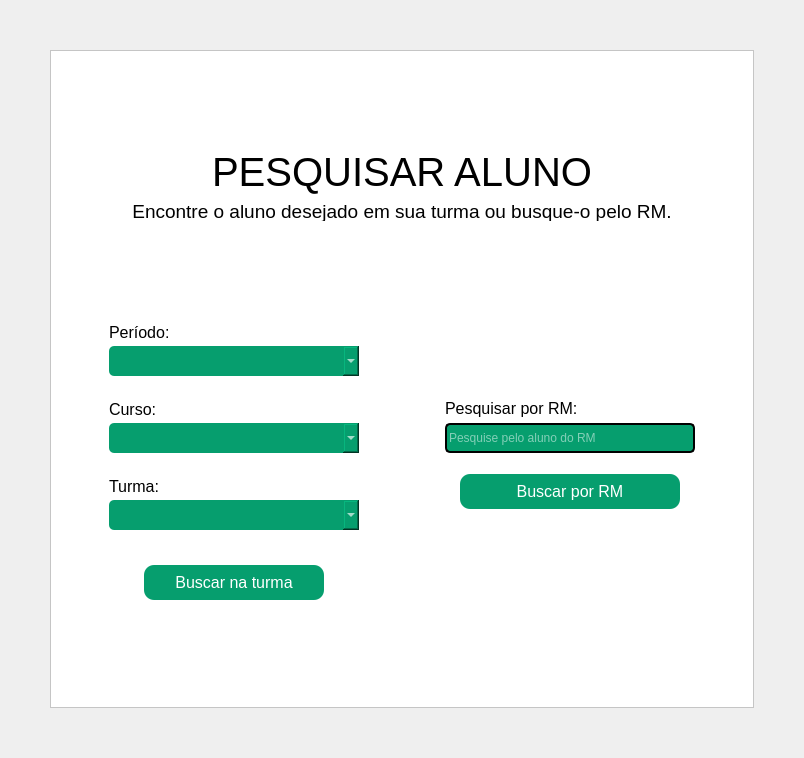
         <widget class="QWidget" name="pg_Pesquisar">
          <layout class="QGridLayout" name="gridLayout_12">
           <property name="leftMargin">
            <number>50</number>
           </property>
           <property name="topMargin">
            <number>50</number>
           </property>
           <property name="rightMargin">
            <number>50</number>
           </property>
           <property name="bottomMargin">
            <number>50</number>
           </property>
           <property name="spacing">
            <number>0</number>
           </property>
           <item row="0" column="0">
            <widget class="QFrame" name="frame_7">
             <property name="styleSheet">
              <string notr="true">background-color: rgb(255, 255, 255);</string>
             </property>
             <property name="frameShape">
              <enum>QFrame::StyledPanel</enum>
             </property>
             <property name="frameShadow">
              <enum>QFrame::Raised</enum>
             </property>
             <layout class="QGridLayout" name="gridLayout_13">
              <item row="0" column="1">
               <widget class="QWidget" name="widget_9" native="true">
                <layout class="QVBoxLayout" name="verticalLayout_14">
                 <item>
                  <spacer name="verticalSpacer_13">
                   <property name="orientation">
                    <enum>Qt::Vertical</enum>
                   </property>
                   <property name="sizeHint" stdset="0">
                    <size>
                     <width>20</width>
                     <height>40</height>
                    </size>
                   </property>
                  </spacer>
                 </item>
                 <item>
                  <layout class="QVBoxLayout" name="verticalLayout_11">
                   <item>
                    <spacer name="verticalSpacer_11">
                     <property name="orientation">
                      <enum>Qt::Vertical</enum>
                     </property>
                     <property name="sizeHint" stdset="0">
                      <size>
                       <width>20</width>
                       <height>40</height>
                      </size>
                     </property>
                    </spacer>
                   </item>
                   <item>
                    <widget class="QLabel" name="label_23">
                     <property name="maximumSize">
                      <size>
                       <width>16777215</width>
                       <height>50</height>
                      </size>
                     </property>
                     <property name="font">
                      <font>
                       <family>Arial</family>
                       <pointsize>30</pointsize>
                      </font>
                     </property>
                     <property name="text">
                      <string>PESQUISAR ALUNO</string>
                     </property>
                     <property name="alignment">
                      <set>Qt::AlignCenter</set>
                     </property>
                    </widget>
                   </item>
                   <item>
                    <widget class="QLabel" name="label_24">
                     <property name="maximumSize">
                      <size>
                       <width>16777215</width>
                       <height>20</height>
                      </size>
                     </property>
                     <property name="font">
                      <font>
                       <family>Arial</family>
                       <pointsize>14</pointsize>
                      </font>
                     </property>
                     <property name="text">
                      <string>Encontre o aluno desejado em sua turma ou busque-o pelo RM.</string>
                     </property>
                     <property name="alignment">
                      <set>Qt::AlignCenter</set>
                     </property>
                    </widget>
                   </item>
                  </layout>
                 </item>
                 <item>
                  <spacer name="verticalSpacer_12">
                   <property name="orientation">
                    <enum>Qt::Vertical</enum>
                   </property>
                   <property name="sizeHint" stdset="0">
                    <size>
                     <width>20</width>
                     <height>40</height>
                    </size>
                   </property>
                  </spacer>
                 </item>
                </layout>
               </widget>
              </item>
              <item row="1" column="2">
               <spacer name="horizontalSpacer_25">
                <property name="orientation">
                 <enum>Qt::Horizontal</enum>
                </property>
                <property name="sizeHint" stdset="0">
                 <size>
                  <width>40</width>
                  <height>20</height>
                 </size>
                </property>
               </spacer>
              </item>
              <item row="1" column="0">
               <spacer name="horizontalSpacer_24">
                <property name="orientation">
                 <enum>Qt::Horizontal</enum>
                </property>
                <property name="sizeHint" stdset="0">
                 <size>
                  <width>40</width>
                  <height>20</height>
                 </size>
                </property>
               </spacer>
              </item>
              <item row="1" column="1">
               <widget class="QWidget" name="widget_10" native="true">
                <layout class="QGridLayout" name="gridLayout_14">
                 <item row="1" column="0" rowspan="2">
                  <layout class="QVBoxLayout" name="verticalLayout_23">
                   <item>
                    <layout class="QVBoxLayout" name="verticalLayout_6">
                     <property name="bottomMargin">
                      <number>20</number>
                     </property>
                     <item>
                      <widget class="QLabel" name="label_25">
                       <property name="maximumSize">
                        <size>
                         <width>16777215</width>
                         <height>15</height>
                        </size>
                       </property>
                       <property name="font">
                        <font>
                         <family>Arial</family>
                         <pointsize>12</pointsize>
                        </font>
                       </property>
                       <property name="text">
                        <string>Período:</string>
                       </property>
                       <property name="margin">
                        <number>0</number>
                       </property>
                      </widget>
                     </item>
                     <item>
                      <widget class="QComboBox" name="cboxPeriodo_PgPesquisar">
                       <property name="minimumSize">
                        <size>
                         <width>250</width>
                         <height>30</height>
                        </size>
                       </property>
                       <property name="styleSheet">
                        <string notr="true">QComboBox{
	background-color:#069E6E;
	border-color:#069E6E;
	color: #ffffff;
	border-radius:5px;
}</string>
                       </property>
                       <property name="placeholderText">
                        <string/>
                       </property>
                      </widget>
                     </item>
                    </layout>
                   </item>
                   <item>
                    <layout class="QVBoxLayout" name="verticalLayout_12">
                     <property name="bottomMargin">
                      <number>20</number>
                     </property>
                     <item>
                      <widget class="QLabel" name="label_27">
                       <property name="maximumSize">
                        <size>
                         <width>16777215</width>
                         <height>15</height>
                        </size>
                       </property>
                       <property name="font">
                        <font>
                         <family>Arial</family>
                         <pointsize>12</pointsize>
                        </font>
                       </property>
                       <property name="text">
                        <string>Curso:</string>
                       </property>
                      </widget>
                     </item>
                     <item>
                      <widget class="QComboBox" name="cboxCurso_PgPesquisar">
                       <property name="minimumSize">
                        <size>
                         <width>0</width>
                         <height>30</height>
                        </size>
                       </property>
                       <property name="styleSheet">
                        <string notr="true">QComboBox{
	background-color:#069E6E;
	border-color:#069E6E;
	color: #ffffff;
	border-radius:5px;
}

</string>
                       </property>
                      </widget>
                     </item>
                    </layout>
                   </item>
                   <item>
                    <layout class="QVBoxLayout" name="verticalLayout_22">
                     <property name="bottomMargin">
                      <number>20</number>
                     </property>
                     <item>
                      <widget class="QLabel" name="label_26">
                       <property name="maximumSize">
                        <size>
                         <width>16777215</width>
                         <height>15</height>
                        </size>
                       </property>
                       <property name="font">
                        <font>
                         <family>Arial</family>
                         <pointsize>12</pointsize>
                        </font>
                       </property>
                       <property name="text">
                        <string>Turma:</string>
                       </property>
                      </widget>
                     </item>
                     <item>
                      <widget class="QComboBox" name="cboxTurma_PgPesquisar">
                       <property name="minimumSize">
                        <size>
                         <width>0</width>
                         <height>30</height>
                        </size>
                       </property>
                       <property name="styleSheet">
                        <string notr="true">QComboBox{
	background-color:#069E6E;
	border-color:#069E6E;
	color: #ffffff;
	border-radius:5px;
}</string>
                       </property>
                      </widget>
                     </item>
                    </layout>
                   </item>
                   <item>
                    <widget class="QWidget" name="widget_12" native="true">
                     <layout class="QHBoxLayout" name="horizontalLayout_11">
                      <item>
                       <widget class="QPushButton" name="btnBuscarTurma_PgPesquisar">
                        <property name="minimumSize">
                         <size>
                          <width>180</width>
                          <height>35</height>
                         </size>
                        </property>
                        <property name="maximumSize">
                         <size>
                          <width>180</width>
                          <height>16777215</height>
                         </size>
                        </property>
                        <property name="font">
                         <font>
                          <family>Arial</family>
                          <pointsize>12</pointsize>
                         </font>
                        </property>
                        <property name="styleSheet">
                         <string notr="true">QPushButton{
	background-color:#069E6E;
	color:#ffffff;
	border-radius:10px;
}

QPushButton:hover{
	background-color:#047b55;
}

QPushButton:pressed{
	background-color: rgb(2, 45, 29);
}

QPushButton:checked{
	background-color:  rgb(2, 45, 29);
}

</string>
                        </property>
                        <property name="text">
                         <string>Buscar na turma</string>
                        </property>
                        <property name="icon">
                         <iconset resource="imagens/imagens_usadas.qrc">
                          <normaloff>:/imagens/imgBtnPesquisar.png</normaloff>:/imagens/imgBtnPesquisar.png</iconset>
                        </property>
                        <property name="iconSize">
                         <size>
                          <width>26</width>
                          <height>26</height>
                         </size>
                        </property>
                       </widget>
                      </item>
                     </layout>
                    </widget>
                   </item>
                  </layout>
                 </item>
                 <item row="0" column="3">
                  <spacer name="verticalSpacer_22">
                   <property name="orientation">
                    <enum>Qt::Vertical</enum>
                   </property>
                   <property name="sizeHint" stdset="0">
                    <size>
                     <width>20</width>
                     <height>40</height>
                    </size>
                   </property>
                  </spacer>
                 </item>
                 <item row="3" column="3">
                  <spacer name="verticalSpacer_16">
                   <property name="orientation">
                    <enum>Qt::Vertical</enum>
                   </property>
                   <property name="sizeHint" stdset="0">
                    <size>
                     <width>20</width>
                     <height>40</height>
                    </size>
                   </property>
                  </spacer>
                 </item>
                 <item row="2" column="1">
                  <spacer name="horizontalSpacer_23">
                   <property name="orientation">
                    <enum>Qt::Horizontal</enum>
                   </property>
                   <property name="sizeHint" stdset="0">
                    <size>
                     <width>40</width>
                     <height>20</height>
                    </size>
                   </property>
                  </spacer>
                 </item>
                 <item row="1" column="3">
                  <layout class="QVBoxLayout" name="verticalLayout_24">
                   <item>
                    <layout class="QVBoxLayout" name="verticalLayout_13">
                     <property name="spacing">
                      <number>5</number>
                     </property>
                     <property name="topMargin">
                      <number>74</number>
                     </property>
                     <property name="bottomMargin">
                      <number>15</number>
                     </property>
                     <item>
                      <widget class="QLabel" name="label_28">
                       <property name="maximumSize">
                        <size>
                         <width>16777215</width>
                         <height>19</height>
                        </size>
                       </property>
                       <property name="font">
                        <font>
                         <family>Arial</family>
                         <pointsize>12</pointsize>
                        </font>
                       </property>
                       <property name="text">
                        <string>Pesquisar por RM:</string>
                       </property>
                      </widget>
                     </item>
                     <item>
                      <widget class="QLineEdit" name="etyPesquisarRM_PgPesquisar">
                       <property name="minimumSize">
                        <size>
                         <width>250</width>
                         <height>30</height>
                        </size>
                       </property>
                       <property name="maximumSize">
                        <size>
                         <width>250</width>
                         <height>30</height>
                        </size>
                       </property>
                       <property name="styleSheet">
                        <string notr="true">QLineEdit{
	background-color:#069E6E;
	border: 2px solid #000000;
	color: #ffffff;
	border-radius:5px;
}</string>
                       </property>
                       <property name="placeholderText">
                        <string>Pesquise pelo aluno do RM</string>
                       </property>
                      </widget>
                     </item>
                    </layout>
                   </item>
                   <item>
                    <widget class="QWidget" name="widget_11" native="true">
                     <layout class="QHBoxLayout" name="horizontalLayout_12">
                      <property name="spacing">
                       <number>0</number>
                      </property>
                      <property name="leftMargin">
                       <number>0</number>
                      </property>
                      <property name="topMargin">
                       <number>0</number>
                      </property>
                      <property name="rightMargin">
                       <number>0</number>
                      </property>
                      <property name="bottomMargin">
                       <number>0</number>
                      </property>
                      <item>
                       <widget class="QPushButton" name="btnBuscarRM_PgPesquisar_2">
                        <property name="minimumSize">
                         <size>
                          <width>200</width>
                          <height>35</height>
                         </size>
                        </property>
                        <property name="maximumSize">
                         <size>
                          <width>220</width>
                          <height>16777215</height>
                         </size>
                        </property>
                        <property name="font">
                         <font>
                          <family>Arial</family>
                          <pointsize>12</pointsize>
                         </font>
                        </property>
                        <property name="styleSheet">
                         <string notr="true">QPushButton{
	background-color:#069E6E;
	color:#ffffff;
	border-radius:10px;
}

QPushButton:hover{
	background-color:#047b55;
}

QPushButton:pressed{
	background-color: rgb(2, 45, 29);
}

QPushButton:checked{
	background-color:  rgb(2, 45, 29);
}

</string>
                        </property>
                        <property name="text">
                         <string>Buscar por RM</string>
                        </property>
                        <property name="icon">
                         <iconset resource="imagens/imagens_usadas.qrc">
                          <normaloff>:/imagens/imgBtnPesquisar.png</normaloff>:/imagens/imgBtnPesquisar.png</iconset>
                        </property>
                        <property name="iconSize">
                         <size>
                          <width>26</width>
                          <height>26</height>
                         </size>
                        </property>
                       </widget>
                      </item>
                     </layout>
                    </widget>
                   </item>
                  </layout>
                 </item>
                 <item row="2" column="2">
                  <spacer name="horizontalSpacer_26">
                   <property name="orientation">
                    <enum>Qt::Horizontal</enum>
                   </property>
                   <property name="sizeHint" stdset="0">
                    <size>
                     <width>40</width>
                     <height>20</height>
                    </size>
                   </property>
                  </spacer>
                 </item>
                </layout>
                <zorder>horizontalSpacer_23</zorder>
                <zorder>verticalSpacer_16</zorder>
                <zorder>verticalSpacer_22</zorder>
                <zorder>horizontalSpacer_26</zorder>
               </widget>
              </item>
              <item row="2" column="1">
               <spacer name="verticalSpacer_5">
                <property name="orientation">
                 <enum>Qt::Vertical</enum>
                </property>
                <property name="sizeHint" stdset="0">
                 <size>
                  <width>20</width>
                  <height>40</height>
                 </size>
                </property>
               </spacer>
              </item>
             </layout>
             <zorder>widget_10</zorder>
             <zorder>widget_9</zorder>
             <zorder>horizontalSpacer_24</zorder>
             <zorder>horizontalSpacer_25</zorder>
             <zorder>verticalSpacer_5</zorder>
            </widget>
           </item>
          </layout>
         </widget>
